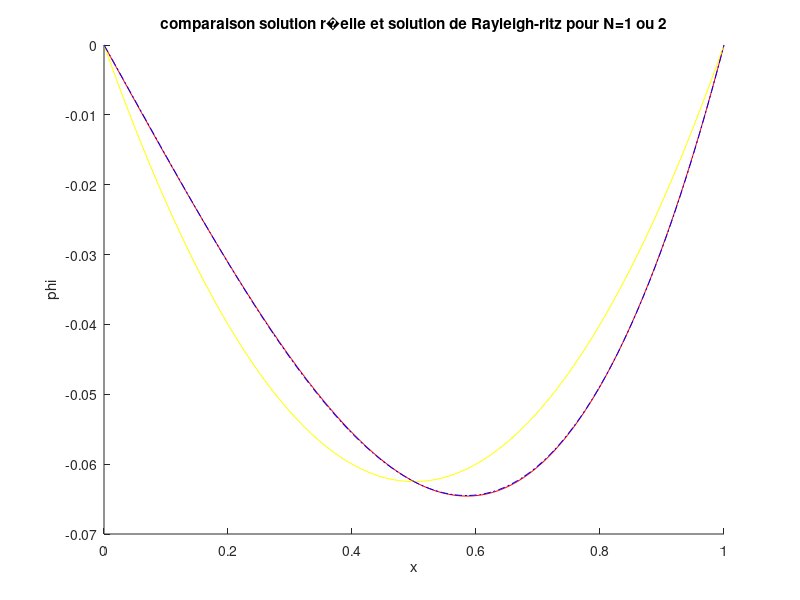

MATLAB code to generate this figure: (Note: this script raises an error after producing the figure.)
function  comparaison
%vecteur des x
x=linspace (0,1,100);
%vecteur solution exacte 
y=(sin(2*(1-x))-sin(2*x))./(8*sin(2))+0.25*x.^2-1/8;
%vecteur solution approch�e pour N=1
y1=(-1/4).*x.*(1-x);
%vecteur solution approch�e pour N=2
y2=(7/38)*x.^3-(1/38)*x.^2-(6/38)*x;
hold on 
title('comparaison solution r�elle et solution de Rayleigh-ritz pour N=1 ou 2');
xlabel('x');
ylabel('phi');
axis([0 1 -0.07 0]);
plot(x,y,'r',x,y1,'y',x,y2,'-.b');
k=legend('solution exacte', 'solution approchee pour N=1','solution approchee pour N=2',3);
hold off

% Create the directory if it doesn't exist.
if ~exist('results/comparaison', 'dir')
    mkdir('results/comparaison');
end

% Base filename for the plot
baseFilename = 'results/comparaison/comparaison_plot.png';
filename = baseFilename;
count = 1;

% Check if the file exists and update the filename with a count
while exist(filename, 'file')
    filename = sprintf('results/comparaison/comparaison_plot_%d.png', count);
    count = count + 1;
end

% Save the plot to a file
saveas(gcf, filename);

end
